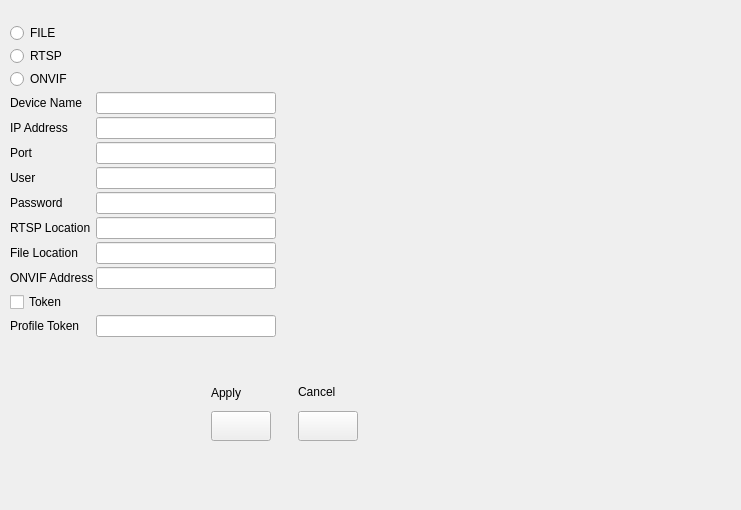
<?xml version="1.0" encoding="UTF-8"?>
<ui version="4.0">
 <class>VSCCameraAdd</class>
 <widget class="QWidget" name="VSCCameraAdd">
  <property name="geometry">
   <rect>
    <x>0</x>
    <y>0</y>
    <width>741</width>
    <height>510</height>
   </rect>
  </property>
  <property name="windowTitle">
   <string>Form</string>
  </property>
  <property name="styleSheet">
   <string notr="true"/>
  </property>
  <widget class="QWidget" name="horizontalLayoutWidget_2">
   <property name="geometry">
    <rect>
     <x>10</x>
     <y>20</y>
     <width>671</width>
     <height>331</height>
    </rect>
   </property>
   <layout class="QHBoxLayout" name="horizontalLayout_2">
    <property name="spacing">
     <number>5</number>
    </property>
    <item>
     <layout class="QGridLayout" name="gridLayout">
      <property name="horizontalSpacing">
       <number>2</number>
      </property>
      <property name="verticalSpacing">
       <number>0</number>
      </property>
      <item row="12" column="0">
       <widget class="QLabel" name="labelRtspLoc">
        <property name="text">
         <string>RTSP Location</string>
        </property>
       </widget>
      </item>
      <item row="2" column="0">
       <widget class="QRadioButton" name="radioButtonOnvif">
        <property name="text">
         <string>ONVIF</string>
        </property>
       </widget>
      </item>
      <item row="10" column="1">
       <widget class="QLineEdit" name="lineEditUser">
        <property name="maximumSize">
         <size>
          <width>300</width>
          <height>16777215</height>
         </size>
        </property>
       </widget>
      </item>
      <item row="11" column="1">
       <widget class="QLineEdit" name="lineEditPassword">
        <property name="maximumSize">
         <size>
          <width>300</width>
          <height>16777215</height>
         </size>
        </property>
       </widget>
      </item>
      <item row="11" column="0">
       <widget class="QLabel" name="labelPassword">
        <property name="text">
         <string>Password</string>
        </property>
       </widget>
      </item>
      <item row="0" column="0">
       <widget class="QRadioButton" name="radioButtonFile">
        <property name="text">
         <string>FILE</string>
        </property>
       </widget>
      </item>
      <item row="10" column="0">
       <widget class="QLabel" name="labelUser">
        <property name="text">
         <string>User</string>
        </property>
       </widget>
      </item>
      <item row="8" column="1">
       <widget class="QLineEdit" name="lineEditIP">
        <property name="maximumSize">
         <size>
          <width>300</width>
          <height>16777215</height>
         </size>
        </property>
       </widget>
      </item>
      <item row="13" column="1">
       <widget class="QLineEdit" name="lineFileLoc">
        <property name="maximumSize">
         <size>
          <width>300</width>
          <height>16777215</height>
         </size>
        </property>
       </widget>
      </item>
      <item row="14" column="0">
       <widget class="QLabel" name="labelOnvifAddr">
        <property name="text">
         <string>ONVIF Address</string>
        </property>
       </widget>
      </item>
      <item row="14" column="1">
       <widget class="QLineEdit" name="lineOnvifAddr">
        <property name="maximumSize">
         <size>
          <width>300</width>
          <height>16777215</height>
         </size>
        </property>
       </widget>
      </item>
      <item row="9" column="0">
       <widget class="QLabel" name="labelPort">
        <property name="text">
         <string>Port</string>
        </property>
       </widget>
      </item>
      <item row="9" column="1">
       <widget class="QLineEdit" name="lineEditPort">
        <property name="maximumSize">
         <size>
          <width>300</width>
          <height>16777215</height>
         </size>
        </property>
       </widget>
      </item>
      <item row="6" column="1">
       <widget class="QLineEdit" name="lineEditName">
        <property name="maximumSize">
         <size>
          <width>300</width>
          <height>16777215</height>
         </size>
        </property>
       </widget>
      </item>
      <item row="6" column="0">
       <widget class="QLabel" name="labelName">
        <property name="text">
         <string>Device Name</string>
        </property>
       </widget>
      </item>
      <item row="13" column="0">
       <widget class="QLabel" name="labelFileLoc">
        <property name="text">
         <string>File Location</string>
        </property>
       </widget>
      </item>
      <item row="12" column="1">
       <widget class="QLineEdit" name="lineEditRtspLoc">
        <property name="maximumSize">
         <size>
          <width>300</width>
          <height>16777215</height>
         </size>
        </property>
       </widget>
      </item>
      <item row="1" column="0">
       <widget class="QRadioButton" name="radioButtonRtsp">
        <property name="text">
         <string>RTSP</string>
        </property>
       </widget>
      </item>
      <item row="8" column="0">
       <widget class="QLabel" name="labelIP">
        <property name="text">
         <string>IP Address</string>
        </property>
       </widget>
      </item>
      <item row="17" column="0">
       <widget class="QLabel" name="labelOnvifProfileToken">
        <property name="text">
         <string>Profile Token</string>
        </property>
       </widget>
      </item>
      <item row="17" column="1">
       <widget class="QLineEdit" name="lineEditProfileToken">
        <property name="maximumSize">
         <size>
          <width>300</width>
          <height>16777215</height>
         </size>
        </property>
       </widget>
      </item>
      <item row="16" column="0">
       <widget class="QCheckBox" name="checkBoxProfileToken">
        <property name="text">
         <string>Token </string>
        </property>
       </widget>
      </item>
     </layout>
    </item>
    <item>
     <widget class="QWidget" name="widget" native="true">
      <property name="minimumSize">
       <size>
        <width>400</width>
        <height>300</height>
       </size>
      </property>
      <property name="maximumSize">
       <size>
        <width>400</width>
        <height>300</height>
       </size>
      </property>
      <property name="styleSheet">
       <string notr="true"/>
      </property>
     </widget>
    </item>
   </layout>
  </widget>
  <widget class="QWidget" name="gridLayoutWidget">
   <property name="geometry">
    <rect>
     <x>190</x>
     <y>380</y>
     <width>191</width>
     <height>61</height>
    </rect>
   </property>
   <layout class="QGridLayout" name="gridLayout_2">
    <item row="0" column="1">
     <widget class="QLabel" name="labelCancel">
      <property name="minimumSize">
       <size>
        <width>60</width>
        <height>0</height>
       </size>
      </property>
      <property name="maximumSize">
       <size>
        <width>80</width>
        <height>16777215</height>
       </size>
      </property>
      <property name="text">
       <string>Cancel</string>
      </property>
      <property name="textFormat">
       <enum>Qt::RichText</enum>
      </property>
     </widget>
    </item>
    <item row="1" column="1">
     <widget class="QPushButton" name="pushButtonCancel">
      <property name="minimumSize">
       <size>
        <width>60</width>
        <height>30</height>
       </size>
      </property>
      <property name="maximumSize">
       <size>
        <width>60</width>
        <height>30</height>
       </size>
      </property>
      <property name="text">
       <string/>
      </property>
      <property name="icon">
       <iconset resource="vscmainwindows.qrc">
        <normaloff>:/action/resources/cancel.png</normaloff>:/action/resources/cancel.png</iconset>
      </property>
      <property name="iconSize">
       <size>
        <width>60</width>
        <height>40</height>
       </size>
      </property>
     </widget>
    </item>
    <item row="0" column="0">
     <widget class="QLabel" name="labelApply">
      <property name="minimumSize">
       <size>
        <width>60</width>
        <height>0</height>
       </size>
      </property>
      <property name="maximumSize">
       <size>
        <width>80</width>
        <height>16777215</height>
       </size>
      </property>
      <property name="text">
       <string>Apply</string>
      </property>
     </widget>
    </item>
    <item row="1" column="0">
     <widget class="QPushButton" name="pushButtonApply">
      <property name="minimumSize">
       <size>
        <width>60</width>
        <height>30</height>
       </size>
      </property>
      <property name="maximumSize">
       <size>
        <width>60</width>
        <height>30</height>
       </size>
      </property>
      <property name="text">
       <string/>
      </property>
      <property name="icon">
       <iconset resource="vscmainwindows.qrc">
        <normaloff>:/action/resources/apply.png</normaloff>:/action/resources/apply.png</iconset>
      </property>
      <property name="iconSize">
       <size>
        <width>60</width>
        <height>40</height>
       </size>
      </property>
     </widget>
    </item>
   </layout>
  </widget>
 </widget>
 <resources>
  <include location="vscmainwindows.qrc"/>
 </resources>
 <connections/>
</ui>
